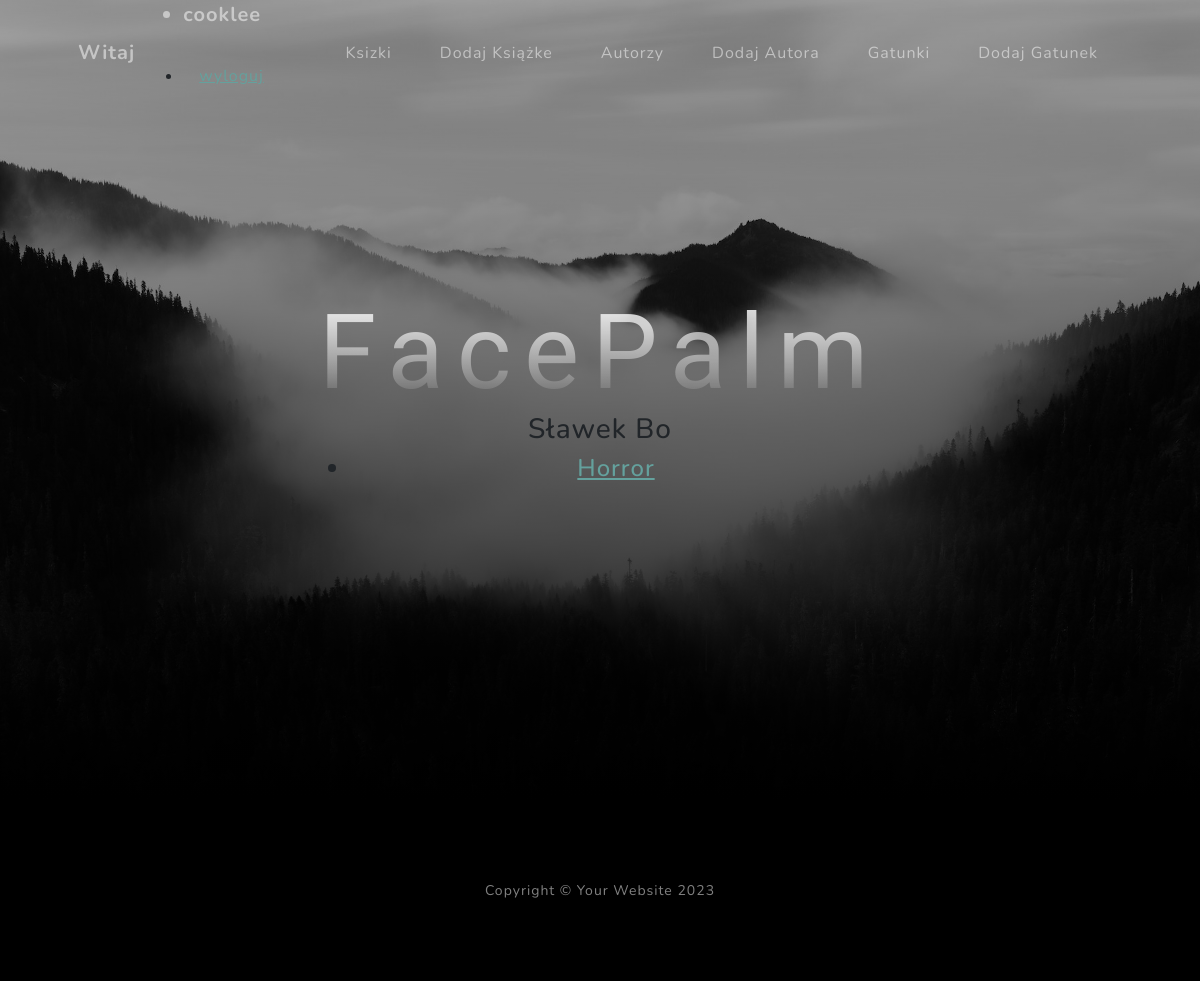
/detailBook/1/ (signed in), run on the app's committed database.
### polka/models.py (models this page shows, shortened)
class Book(models.Model):
    title = models.CharField(max_length=50)
    authors = models.ForeignKey(Author, on_delete=models.CASCADE)
    genres = models.ManyToManyField(Genre)

class Author(models.Model):
    first_name = models.CharField(max_length=50)
    last_name = models.CharField(max_length=50)
    def __str__(self):
        return f'{self.first_name} {self.last_name}'

class Genre(models.Model):
    name = models.CharField(max_length=50)
    def get_absolute_url(self):
        return reverse('detail_genre', args=(self.id,))
    def __str__(self):
        return self.name

### polka/views.py (the view)
# urls.py: path('detailBook/<int:pk>/', views.DetailBookView.as_view(), name='detail_book'),
class DetailBookView(View):
    def get(self, request, pk):
        book = Book.objects.get(pk=pk)
        return render(request, 'detail_book_view.html', {'book': book})

### templates/detail_book_view.html
{% extends 'index.html' %}
{% block zawartosc %}
    <h1>{{ book.title }}</h1>
    <h3> {{ book.authors }}</h3>
    <h4>
    {% include 'list.html' with object_list=book.genres.all %}
    </h4>
{% endblock %}

### templates/navbar.html (shortened to what this page needs)
<div class="container px-4 px-lg-5">
    <a class="navbar-brand" href="#page-top">Witaj {% if user.is_authenticated %}
        <ul>
            <li>{{ user.username }} </li>
            <li><a href="{% url 'logout_view' %}">wyloguj</a></li>
        </ul>
    {% else %}
        nieznajomy
        <a href="{% url 'login_view' %}">zaloguj</a>
    {% endif %}</a>
    <div class="collapse navbar-collapse" id="navbarResponsive">
        <ul class="navbar-nav ms-auto">
            <li class="nav-item"><a class="nav-link" href="{% url 'list_book' %}">Ksizki</a></li>
            <li class="nav-item"><a class="nav-link" href="{% url 'add_book' %}">Dodaj Książke</a></li>
            <li class="nav-item"><a class="nav-link" href="{% url  'authors' %}">Autorzy</a></li>
            <li class="nav-item"><a class="nav-link" href="{% url  'add_author' %}">Dodaj Autora</a></li>
            <li class="nav-item"><a class="nav-link" href="{% url 'list_genre' %}">Gatunki</a></li>
            <li class="nav-item"><a class="nav-link" href="{% url 'add_genre' %}">Dodaj Gatunek</a></li>
        </ul>
    </div>
</div>

### templates/list.html
<ul>
    {% for obj in object_list %}
        <li><a href="{{ obj.get_absolute_url }}"> {{ obj }}</a></li>
    {% endfor %}
</ul>

### data on the page
Book: title "FacePalm", authors "Sławek Bo"
Genre: name "Horror"

### other printed values
{{ user.username }} "cooklee"
